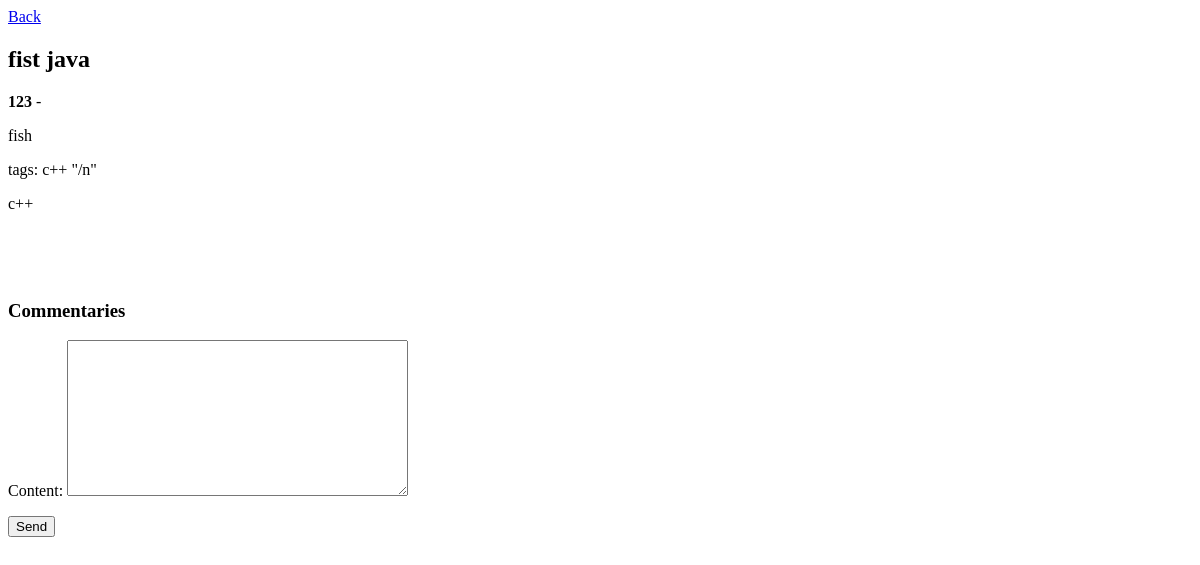
Page /article/5d0647ee-dba7-477b-b467-f7a1a0efb551 (signed in) on the earlier database version.
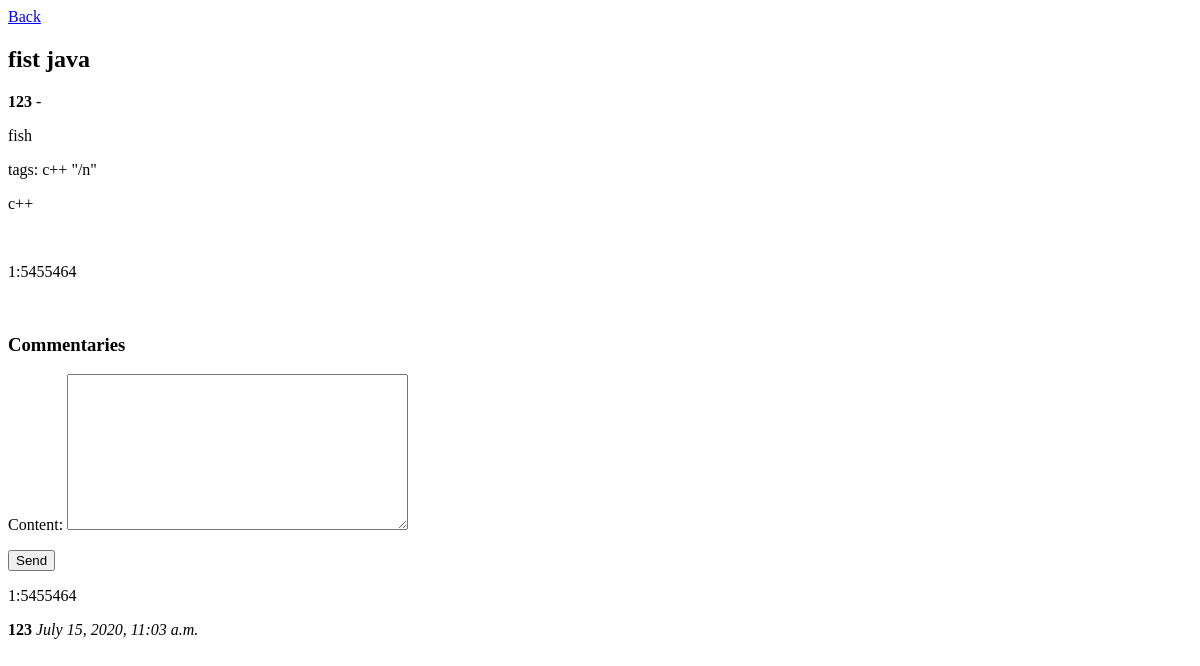
Same page on the later database version.
### articles/models.py (models this page shows, shortened)
class Article(models.Model):
    id = models.UUIDField(primary_key=True, default=uuid.uuid4, editable=False)
    name = models.CharField(max_length=255)
    description = models.CharField(max_length=255, null=True, blank=True)
    content = models.TextField()
    author = models.ForeignKey(User, on_delete=models.CASCADE, related_name='articles')
    tags = models.ManyToManyField('Tag', related_name='articles', blank=True)
    creation_time = models.DateTimeField(auto_now_add=True, editable=False)

class Tag(models.Model):
    id = models.UUIDField(primary_key=True, default=uuid.uuid4, editable=False)
    name = models.CharField(max_length=255)

class Commentary(models.Model):
    id = models.UUIDField(primary_key=True, default=uuid.uuid4, editable=False)
    content = models.TextField()
    articles = models.ForeignKey(Article, related_name='commentaries', on_delete=models.CASCADE)
    author = models.ForeignKey(User, related_name='commentaries', on_delete=models.CASCADE)
    creation_time = models.DateTimeField(auto_now_add=True, editable=False)
    class Meta:
        verbose_name_plural = 'commentaries'

### articles/views.py (the view, shortened to what this page needs)
# urls.py: path('article/<uuid:article_id>', views.get_article, name='article'),
def get_article(request, article_id):
    article = Article.objects.get(pk=article_id)
    if request.method != 'POST':
        form = CommentaryFrom()
    return render(request, 'article.html', {'article': article, 'form': form})

### articles/forms.py
class CommentaryFrom(forms.ModelForm):
    class Meta:
        model = Commentary
        fields = ['content']

### articles/templates/article.html (shortened to what this page needs)
<!DOCTYPE html>
<html lang="en">
<head>
</head>
<body>
    <a href="/">Back</a>
    <h2>{{article.name}}</h2>
    <strong>{{article.author.username}}</strong> -
    <p>{{article.content}}</p>
   <p><p>
        tags:
        {% for tag in article.tags.all %}
        {{tag.name}}
        "/n"
        {% endfor %}
    </p></p>
    <p>
        {% for tag in article.tags.all %}
    <p>{{tag.name}}</p>
        {% endfor %}
    </p>
    <br>
    <p>
        {% for commentary in article.commentaries.all %}
        <div>
            <p>
                {{forloop.counter}}:{{commentary.content}}
            </p>
        </div>
        {% endfor %}
    </p>
    <br>
    <h3>Commentaries</h3>
    {% if request.user.is_authenticated %}
    <form method="POST">
        {{form.as_p}}
        <button type="submit">Send</button>
    </form>
    {% endif %}
    <p>
        {% for commentary in article.commentaries.all %}
        <div>
            <p>
                {{forloop.counter}}:{{commentary.content}}
            </p>
            <strong>
                {{commentary.author.username}}
            </strong>
            <i>
                {{commentary.creation_time}}
            </i>
        </div>
        {% endfor %}
    </p>
</body>
</html>

Differences in the rows shown:
added Commentary: content "5455464", author.username "123", creation_time "July 15, 2020, 11:03 a.m."
